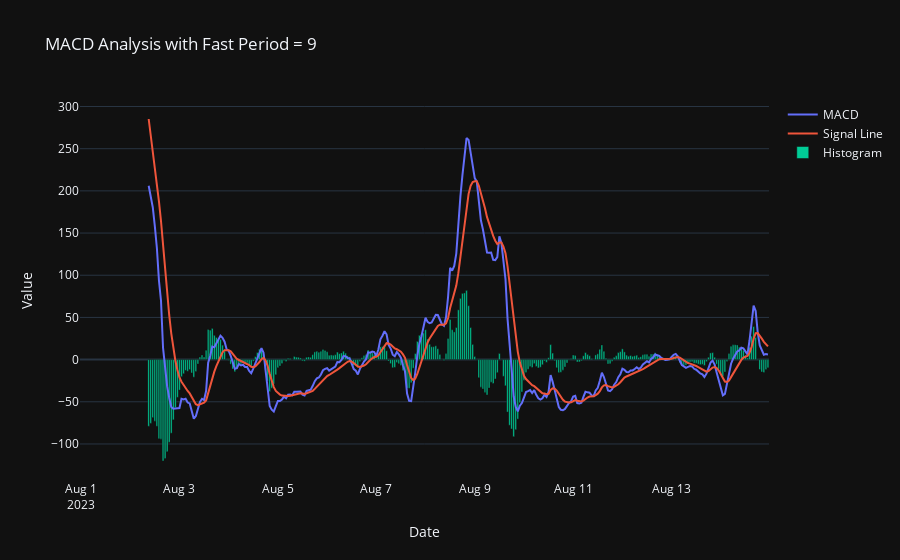
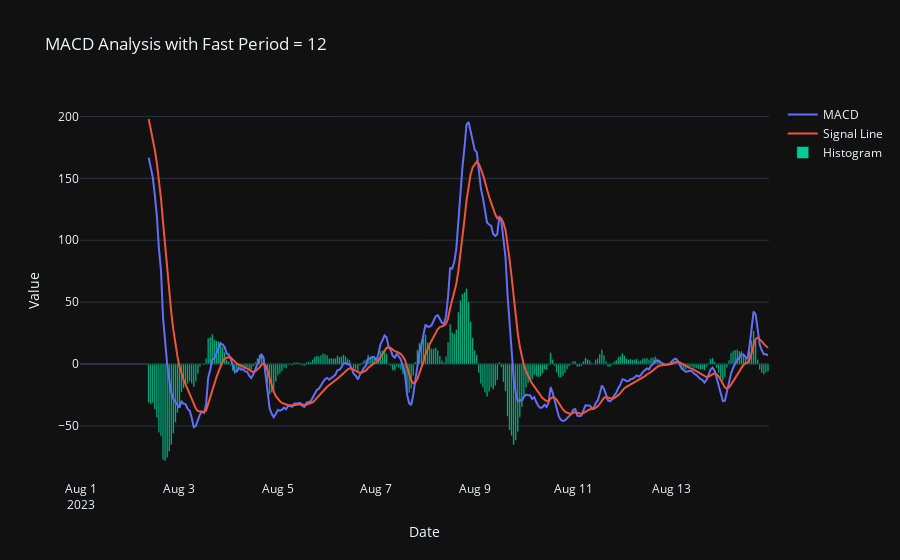
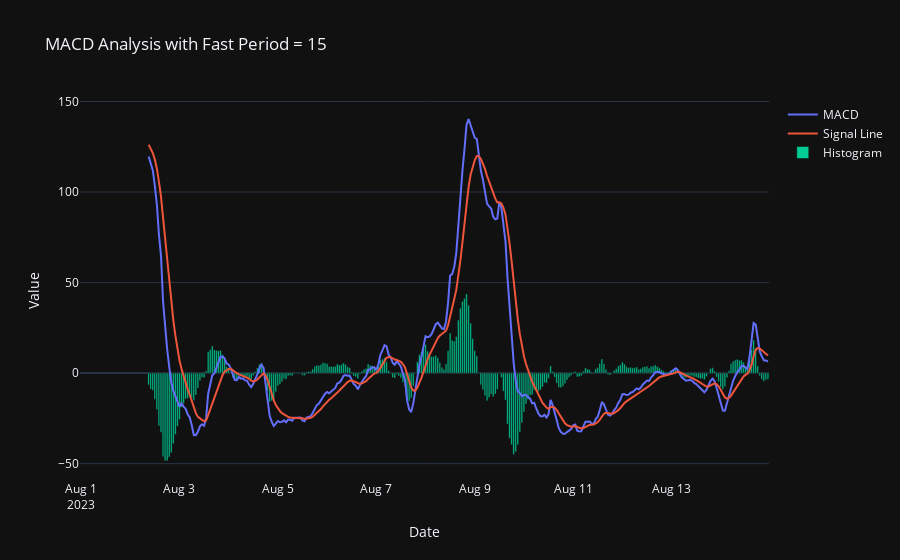
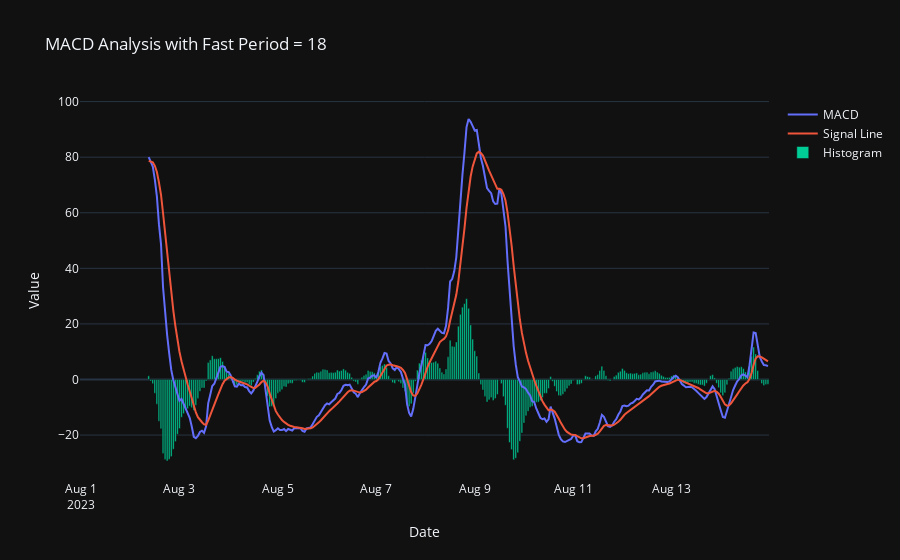

Notebook code for these charts, in order:
### Markdown cell above
## Parameter Analyze
For MACD method, try to understand the physical meaning of paramters
- Adjust fastperiod: 9 - 16
- Adjust slowperiod: 26 - 32
- Adjust signalperiod: 6 - 10

### Code cell
import pandas as pd
import plotly.graph_objects as go
import talib

slow_period = 26
signal_period = 9
fast_periods = range(9, 19, 3)  # Fast period from 9 to 19

for fast_period in fast_periods:
    # Calculate MACD components
    macd, signal, hist = talib.MACD(df['close'], fastperiod=fast_period, slowperiod=slow_period, signalperiod=signal_period)
    
    # Create a Plotly figure
    fig = go.Figure()
    
    # Add MACD line (slow line)
    fig.add_trace(go.Scatter(x=df['date'], y=macd, mode='lines', name='MACD'))
    # Add signal line (fast line)
    fig.add_trace(go.Scatter(x=df['date'], y=signal, mode='lines', name='Signal Line'))
    # Add histogram for the difference
    fig.add_trace(go.Bar(x=df['date'], y=hist, name='Histogram'))
    
    # Update layout
    fig.update_layout(title=f'MACD Analysis with Fast Period = {fast_period}',
                      xaxis_title='Date',
                      yaxis_title='Value',
                      template='plotly_dark')
    
    fig.show()

### Figure 1 — Plotly figure (JSON) as saved in the notebook; plotly's stock layout.template omitted (floating-point values rounded to 4 significant figures; data arrays with more than 128 entries replaced by an {"elided": "..."} marker saying what was removed)
{"data": [{"mode": "lines", "name": "MACD", "type": "scatter", "x": {"elided": "336 str values"}, "y": {"elided": "336 float values"}}, {"mode": "lines", "name": "Signal Line", "type": "scatter", "x": {"elided": "336 str values"}, "y": {"elided": "336 float values"}}, {"name": "Histogram", "type": "bar", "x": {"elided": "336 str values"}, "y": {"elided": "336 float values"}}], "layout": {"autosize": true, "title": {"text": "MACD Analysis with Fast Period = 9"}, "xaxis": {"autorange": true, "range": ["2023-07-31 23:30", "2023-08-14 23:30"], "title": {"text": "Date"}, "type": "date"}, "yaxis": {"autorange": true, "range": [-142.7, 307.7], "title": {"text": "Value"}, "type": "linear"}}}

### Figure 2 — Plotly figure (JSON) as saved in the notebook; plotly's stock layout.template omitted (floating-point values rounded to 4 significant figures; data arrays with more than 128 entries replaced by an {"elided": "..."} marker saying what was removed)
{"data": [{"mode": "lines", "name": "MACD", "type": "scatter", "x": {"elided": "336 str values"}, "y": {"elided": "336 float values"}}, {"mode": "lines", "name": "Signal Line", "type": "scatter", "x": {"elided": "336 str values"}, "y": {"elided": "336 float values"}}, {"name": "Histogram", "type": "bar", "x": {"elided": "336 str values"}, "y": {"elided": "336 float values"}}], "layout": {"autosize": true, "title": {"text": "MACD Analysis with Fast Period = 12"}, "xaxis": {"autorange": true, "range": ["2023-07-31 23:30", "2023-08-14 23:30"], "title": {"text": "Date"}, "type": "date"}, "yaxis": {"autorange": true, "range": [-93.59, 213.3], "title": {"text": "Value"}, "type": "linear"}}}

### Figure 3 — Plotly figure (JSON) as saved in the notebook; plotly's stock layout.template omitted (floating-point values rounded to 4 significant figures; data arrays with more than 128 entries replaced by an {"elided": "..."} marker saying what was removed)
{"data": [{"mode": "lines", "name": "MACD", "type": "scatter", "x": {"elided": "336 str values"}, "y": {"elided": "336 float values"}}, {"mode": "lines", "name": "Signal Line", "type": "scatter", "x": {"elided": "336 str values"}, "y": {"elided": "336 float values"}}, {"name": "Histogram", "type": "bar", "x": {"elided": "336 str values"}, "y": {"elided": "336 float values"}}], "layout": {"autosize": true, "title": {"text": "MACD Analysis with Fast Period = 15"}, "xaxis": {"autorange": true, "range": ["2023-07-31 23:30", "2023-08-14 23:30"], "title": {"text": "Date"}, "type": "date"}, "yaxis": {"autorange": true, "range": [-59.04, 150.8], "title": {"text": "Value"}, "type": "linear"}}}

### Figure 4 — Plotly figure (JSON) as saved in the notebook; plotly's stock layout.template omitted (floating-point values rounded to 4 significant figures; data arrays with more than 128 entries replaced by an {"elided": "..."} marker saying what was removed)
{"data": [{"mode": "lines", "name": "MACD", "type": "scatter", "x": {"elided": "336 str values"}, "y": {"elided": "336 float values"}}, {"mode": "lines", "name": "Signal Line", "type": "scatter", "x": {"elided": "336 str values"}, "y": {"elided": "336 float values"}}, {"name": "Histogram", "type": "bar", "x": {"elided": "336 str values"}, "y": {"elided": "336 float values"}}], "layout": {"autosize": true, "title": {"text": "MACD Analysis with Fast Period = 18"}, "xaxis": {"autorange": true, "range": ["2023-07-31 23:30", "2023-08-14 23:30"], "title": {"text": "Date"}, "type": "date"}, "yaxis": {"autorange": true, "range": [-36.17, 100.6], "title": {"text": "Value"}, "type": "linear"}}}
